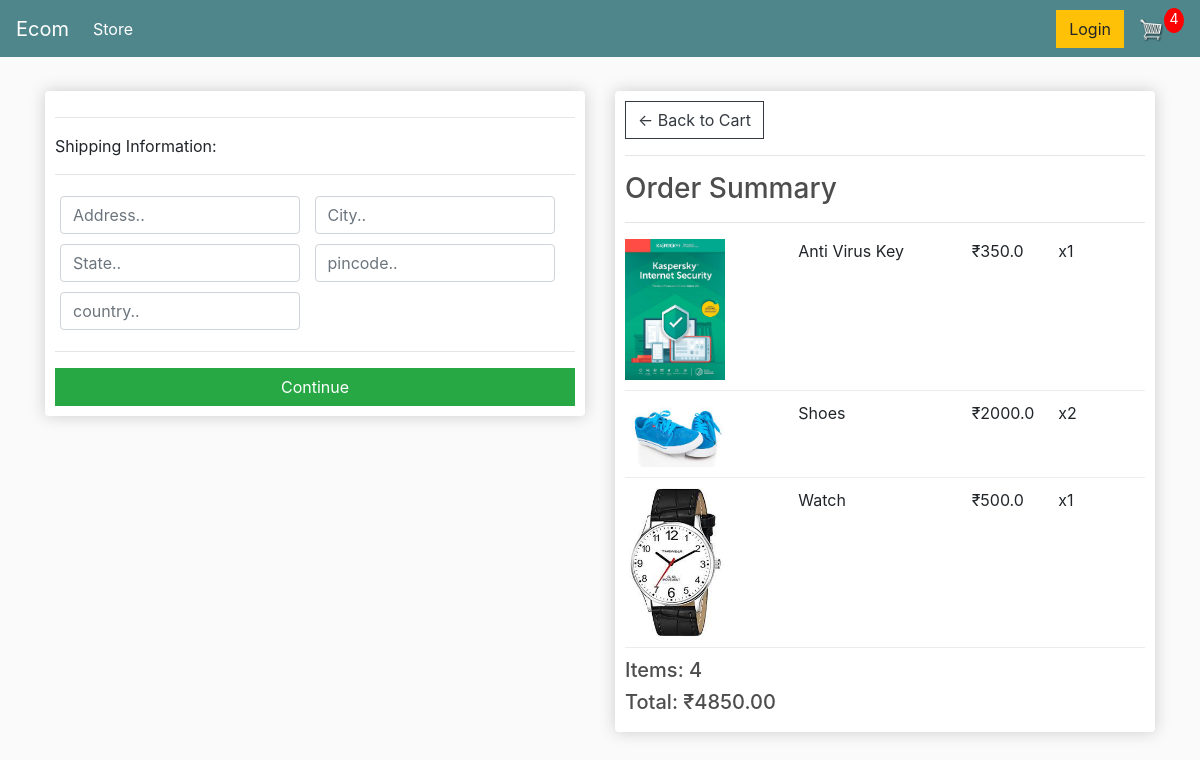
Screenshot of /checkout/ (signed in) with the database file from the repository.
### store/models.py (models this page shows, shortened)
class OrderItem(models.Model):
    product = models.ForeignKey(Product, on_delete=models.SET_NULL,null=True,blank=True)
    order = models.ForeignKey(Order, on_delete=models.SET_NULL,blank=True,null=True)
    quantity = models.IntegerField(default=0,null=True,blank=True)
    date_added = models.DateTimeField(auto_now_add=True)
    @property
    def get_total(self):
        total = self.quantity*self.product.price
        return total

class Product(models.Model):
    name = models.CharField(max_length=200, null=True)
    price = models.FloatField()
    digital = models.BooleanField(default=False, null=True, blank=False)
    image = models.ImageField(null=True, blank=True)
    @property
    def imageURL(self):
        try:
            url = self.image.url
        except:
            url = ''
        return url

class Order(models.Model):
    customer = models.ForeignKey(Customer, on_delete=models.SET_NULL,null=True,blank=True)
    date_order = models.DateTimeField(auto_now_add=True)
    complete = models.BooleanField(default=False,null=True,blank= False)
    transaction_id = models.CharField(max_length=200, null=True)
    @property
    def shipping(self):
        shipping=False
        orderitems = self.orderitem_set.all()
        for i in orderitems:
            if i.product.digital == False:
                shipping = True
        return shipping
    @property
    def get_cart_total(self):
        orderitems = self.orderitem_set.all()
        total = sum([item.get_total for item in orderitems])
        return total
    @property
    def get_cart_item_total(self):
        orderitems = self.orderitem_set.all()
        total = sum([item.quantity for item in orderitems])
        return total

### store/views.py (the view)
# urls.py: path('checkout/', views.checkout, name="checkout"),
def checkout(request):
    if request.user.is_authenticated:
        customer = request.user.customer
        order, created = Order.objects.get_or_create(customer=customer,complete=False)
        items = order.orderitem_set.all()
        cartItems = order.get_cart_item_total
    else:
        items = []
        order = {'get_cart_item_total':0, 'get_cart_total':0, 'shipping':False}
        cartItems = order['get_cart_item_total']
    context ={'items':items, 'order':order, 'cartItems':cartItems}
    return render(request, 'store/checkout.html',context)

### store/templates/store/checkout.html (shortened to what this page needs)
{% extends 'store/main.html' %}
{% load static %}
{% block content %}
     <div class="row">
		<div class="col-lg-6">
			<div class="box-element" id="form-wrapper">
				<form id="form">
					<div id="shipping-info">
						<hr>
						<p>Shipping Information:</p>
						<hr>
						<div class="form-field">
							<input class="form-control" type="text" name="address" placeholder="Address..">
						</div>
						<div class="form-field">
							<input class="form-control" type="text" name="city" placeholder="City..">
						</div>
						<div class="form-field">
							<input class="form-control" type="text" name="state" placeholder="State..">
						</div>
						<div class="form-field">
							<input class="form-control" type="text" name="pincode" placeholder="pincode..">
						</div>
						<div class="form-field">
							<input class="form-control" type="text" name="country" placeholder="country..">
						</div>
					</div>
					<hr>
					<input id="form-button" class="btn btn-success btn-block" type="submit" value="Continue">
				</form>
			</div>
			<br>
		</div>
		<div class="col-lg-6">
			<div class="box-element">
				<a  class="btn btn-outline-dark" href="{% url 'cart' %}">&#x2190; Back to Cart</a>
				<hr>
				<h3>Order Summary</h3>
				<hr>
				{% for item in items %}
				<div class="cart-row">
					<div style="flex:2"><img class="row-image" src="{{item.product.imageURL}}"></div>
					<div style="flex:2"><p>{{item.product.name}}</p></div>
					<div style="flex:1"><p>&#8377;{{item.product.price}}</p></div>
					<div style="flex:1"><p>x{{item.quantity}}</p></div>
				</div>
				{% endfor %}
				<h5>Items:   {{order.get_cart_item_total}}</h5>
				<h5>Total:   &#8377;{{order.get_cart_total|floatformat:2}}</h5>
			</div>
		</div>
	</div>
{% endblock content %}

### mysite/static/css/main.css (style rules this page uses)
body { background-color: hsl(0, 0%, 98%); }
h1,h2,h3,h4,h5,h6 { color:hsl(0, 0%, 30%); }
.box-element { box-shadow:hsl(0, 0%, 80%) 0 0 16px; background-color: #fff; border-radius: 4px; padding: 10px; }
.col-lg-4, .col-lg-6, .col-lg-8, .col-lg-12 { margin-top: 10px; }
.btn { border-radius: 0; }
.row-image { width: 100px; }
.form-field { width:250px; display: inline-block; padding: 5px; }
.cart-row { display: flex; align-items: flex-stretch; padding-bottom: 10px; margin-bottom: 10px; border-bottom: 1px solid #ececec; }

### rows the page displays
OrderItem: product.imageURL (picture), product.name "Anti Virus Key", product.price "350.0", quantity "1"
OrderItem: product.imageURL (picture), product.name "Shoes", product.price "2000.0", quantity "2"
OrderItem: product.imageURL (picture), product.name "Watch", product.price "500.0", quantity "1"
Order: get_cart_item_total "4", get_cart_total "4850.00"

### other values shown
{{ cartItems }} "4"
